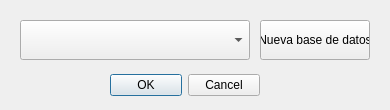
<?xml version="1.0" encoding="UTF-8"?>
<ui version="4.0">
 <class>DbSelector</class>
 <widget class="QDialog" name="DbSelector">
  <property name="windowModality">
   <enum>Qt::NonModal</enum>
  </property>
  <property name="geometry">
   <rect>
    <x>0</x>
    <y>0</y>
    <width>390</width>
    <height>110</height>
   </rect>
  </property>
  <property name="windowTitle">
   <string>Seleccionar base de datos</string>
  </property>
  <property name="modal">
   <bool>true</bool>
  </property>
  <widget class="QDialogButtonBox" name="buttonBox">
   <property name="geometry">
    <rect>
     <x>110</x>
     <y>70</y>
     <width>150</width>
     <height>30</height>
    </rect>
   </property>
   <property name="orientation">
    <enum>Qt::Horizontal</enum>
   </property>
   <property name="standardButtons">
    <set>QDialogButtonBox::Cancel|QDialogButtonBox::Ok</set>
   </property>
  </widget>
  <widget class="QComboBox" name="dbListCmb">
   <property name="geometry">
    <rect>
     <x>20</x>
     <y>20</y>
     <width>230</width>
     <height>40</height>
    </rect>
   </property>
  </widget>
  <widget class="QPushButton" name="addDbBtn">
   <property name="geometry">
    <rect>
     <x>260</x>
     <y>20</y>
     <width>110</width>
     <height>40</height>
    </rect>
   </property>
   <property name="text">
    <string>Nueva base de datos</string>
   </property>
  </widget>
 </widget>
 <resources/>
 <connections>
  <connection>
   <sender>buttonBox</sender>
   <signal>accepted()</signal>
   <receiver>DbSelector</receiver>
   <slot>accept()</slot>
   <hints>
    <hint type="sourcelabel">
     <x>248</x>
     <y>254</y>
    </hint>
    <hint type="destinationlabel">
     <x>157</x>
     <y>274</y>
    </hint>
   </hints>
  </connection>
  <connection>
   <sender>buttonBox</sender>
   <signal>rejected()</signal>
   <receiver>DbSelector</receiver>
   <slot>reject()</slot>
   <hints>
    <hint type="sourcelabel">
     <x>316</x>
     <y>260</y>
    </hint>
    <hint type="destinationlabel">
     <x>286</x>
     <y>274</y>
    </hint>
   </hints>
  </connection>
 </connections>
</ui>
